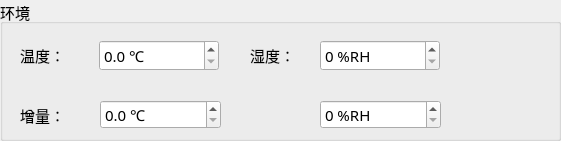
  <widget class="QGroupBox" name="groupBox_4">
   <property name="geometry">
    <rect>
     <x>10</x>
     <y>650</y>
     <width>561</width>
     <height>141</height>
    </rect>
   </property>
   <property name="font">
    <font>
     <pointsize>11</pointsize>
    </font>
   </property>
   <property name="title">
    <string>环境</string>
   </property>
   <widget class="QDoubleSpinBox" name="envHum">
    <property name="geometry">
     <rect>
      <x>320</x>
      <y>40</y>
      <width>120</width>
      <height>31</height>
     </rect>
    </property>
    <property name="minimumSize">
     <size>
      <width>100</width>
      <height>31</height>
     </size>
    </property>
    <property name="maximumSize">
     <size>
      <width>130</width>
      <height>16777215</height>
     </size>
    </property>
    <property name="font">
     <font>
      <family>微软雅黑</family>
      <pointsize>11</pointsize>
     </font>
    </property>
    <property name="suffix">
     <string> %RH</string>
    </property>
    <property name="decimals">
     <number>0</number>
    </property>
   </widget>
   <widget class="QLabel" name="label_43">
    <property name="geometry">
     <rect>
      <x>250</x>
      <y>40</y>
      <width>45</width>
      <height>31</height>
     </rect>
    </property>
    <property name="minimumSize">
     <size>
      <width>0</width>
      <height>31</height>
     </size>
    </property>
    <property name="font">
     <font>
      <family>微软雅黑</family>
      <pointsize>11</pointsize>
     </font>
    </property>
    <property name="text">
     <string>湿度：</string>
    </property>
   </widget>
   <widget class="QDoubleSpinBox" name="envTem">
    <property name="enabled">
     <bool>true</bool>
    </property>
    <property name="geometry">
     <rect>
      <x>99</x>
      <y>40</y>
      <width>120</width>
      <height>31</height>
     </rect>
    </property>
    <property name="minimumSize">
     <size>
      <width>100</width>
      <height>31</height>
     </size>
    </property>
    <property name="maximumSize">
     <size>
      <width>130</width>
      <height>16777215</height>
     </size>
    </property>
    <property name="font">
     <font>
      <family>微软雅黑</family>
      <pointsize>11</pointsize>
     </font>
    </property>
    <property name="suffix">
     <string> ℃</string>
    </property>
    <property name="decimals">
     <number>1</number>
    </property>
    <property name="maximum">
     <double>100.000000000000000</double>
    </property>
   </widget>
   <widget class="QLabel" name="label_44">
    <property name="geometry">
     <rect>
      <x>20</x>
      <y>40</y>
      <width>45</width>
      <height>31</height>
     </rect>
    </property>
    <property name="minimumSize">
     <size>
      <width>0</width>
      <height>31</height>
     </size>
    </property>
    <property name="font">
     <font>
      <family>微软雅黑</family>
      <pointsize>11</pointsize>
     </font>
    </property>
    <property name="text">
     <string>温度：</string>
    </property>
   </widget>
   <widget class="QDoubleSpinBox" name="envInc">
    <property name="geometry">
     <rect>
      <x>100</x>
      <y>100</y>
      <width>121</width>
      <height>29</height>
     </rect>
    </property>
    <property name="font">
     <font>
      <family>微软雅黑</family>
      <pointsize>11</pointsize>
     </font>
    </property>
    <property name="suffix">
     <string> ℃</string>
    </property>
    <property name="decimals">
     <number>1</number>
    </property>
    <property name="maximum">
     <double>100.000000000000000</double>
    </property>
   </widget>
   <widget class="QLabel" name="label_123">
    <property name="geometry">
     <rect>
      <x>20</x>
      <y>100</y>
      <width>41</width>
      <height>30</height>
     </rect>
    </property>
    <property name="minimumSize">
     <size>
      <width>0</width>
      <height>30</height>
     </size>
    </property>
    <property name="font">
     <font>
      <family>微软雅黑</family>
      <pointsize>11</pointsize>
     </font>
    </property>
    <property name="text">
     <string>增量：</string>
    </property>
   </widget>
   <widget class="QDoubleSpinBox" name="envhumInc">
    <property name="geometry">
     <rect>
      <x>320</x>
      <y>100</y>
      <width>121</width>
      <height>29</height>
     </rect>
    </property>
    <property name="font">
     <font>
      <family>微软雅黑</family>
      <pointsize>11</pointsize>
     </font>
    </property>
    <property name="suffix">
     <string> %RH</string>
    </property>
    <property name="decimals">
     <number>0</number>
    </property>
    <property name="maximum">
     <double>100.000000000000000</double>
    </property>
   </widget>
  </widget>
